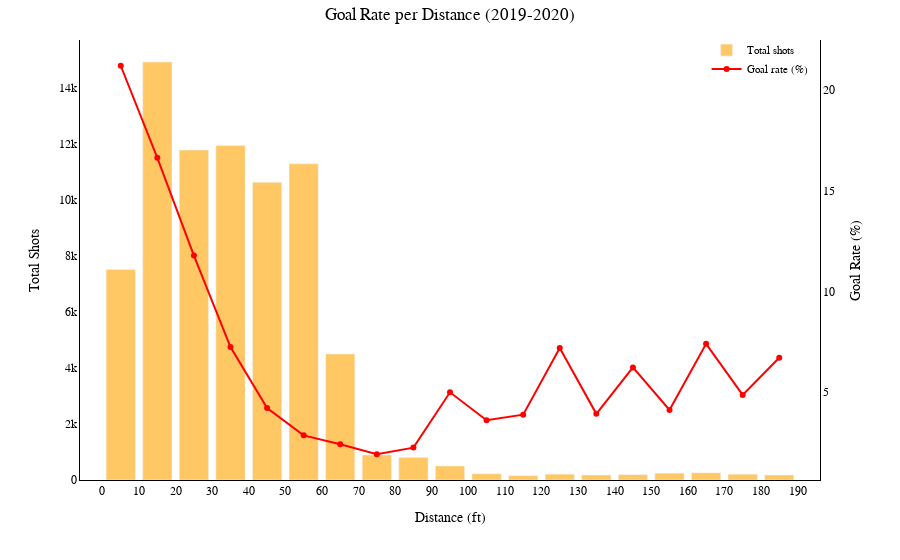

The notebook cell this image was saved under:
### Code cell
shots, rate, rate_of_shots = calculate_metrics(df_2019)

fig = go.Figure()

fig.add_trace(go.Bar(
    x=(shots.index.astype(int) + bin_size/2),  
    y=shots.values,
    name="Total shots",
    marker_color="orange",
    opacity=0.6,
    yaxis="y1"
))

fig.add_trace(go.Scatter(
    x=(rate.index.astype(int) + bin_size/2),
    y=rate.values,
    name="Goal rate (%)",
    mode="markers+lines",
    marker=dict(color="red"),
    yaxis="y2"
))


family_titles="Times New Roman"
fig.update_layout(
    plot_bgcolor="white",
    paper_bgcolor="white",
    title=dict(
    text="Goal Rate per Distance (2019-2020)",
    font=dict(size=17, family=family_titles, color="black"), 
    x=0.5,
    pad=dict(t=1)

    ),
    xaxis=dict(
        title=dict(
            text="Distance (ft)",
            font=dict(size=14, family=family_titles, color="black")
        ),
        tickfont=dict(size=12, family=family_titles, color="black"),
        showgrid=False,
        zeroline=False,      
        showline=True,       
        linecolor="black",   
        linewidth=1        
    ),
    yaxis=dict(
        title=dict(
            text="Total Shots",
            font=dict(size=14, family=family_titles, color="black")
        ),
        tickfont=dict(size=12, family=family_titles, color="black"),
        showgrid=False,
        zeroline=False,      
        showline=True,       
        linecolor="black",   
        linewidth=1        
    ),
    yaxis2=dict(
        title=dict(
            text="Goal Rate (%)",
            font=dict(size=14, family=family_titles, color="black")
        ),
        tickfont=dict(size=12, family=family_titles, color="black"),
        overlaying="y",
        side="right",
        showgrid=False,
        zeroline=False,      
        showline=True,       
        linecolor="black",   
        linewidth=1        
    ),
    legend=dict(
        x=0.99, y=1.01,              
        xanchor="right", yanchor="top",
        font=dict(size=11, family=family_titles, color="black"),
        bgcolor="rgba(255,255,255,0.5)" 
    ),
    barmode="group",
    margin=dict(t=40)
    )

fig.update_xaxes(
    tick0=0,  
    dtick=10,  
    tickmode="linear"
)

#fig.write_image("distance2019.png", scale=5)
fig.show()

### Figure 1 — Plotly figure (JSON) as saved in the notebook; plotly's stock layout.template omitted (floating-point values rounded to 4 significant figures)
{"data": [{"marker": {"color": "orange"}, "name": "Total shots", "opacity": 0.6, "type": "bar", "x": [5.0, 15.0, 25.0, 35.0, 45.0, 55.0, 65.0, 75.0, 85.0, 95.0, 105.0, 115.0, 125.0, 135.0, 145.0, 155.0, 165.0, 175.0, 185.0], "y": [7517, 14920, 11778, 11940, 10628, 11287, 4499, 896, 807, 502, 223, 155, 209, 179, 193, 244, 257, 206, 179], "yaxis": "y"}, {"marker": {"color": "red"}, "mode": "markers+lines", "name": "Goal rate (%)", "type": "scatter", "x": [5.0, 15.0, 25.0, 35.0, 45.0, 55.0, 65.0, 75.0, 85.0, 95.0, 105.0, 115.0, 125.0, 135.0, 145.0, 155.0, 165.0, 175.0, 185.0], "y": [21.22, 16.64, 11.78, 7.23, 4.2, 2.84, 2.4, 1.9, 2.23, 4.98, 3.59, 3.87, 7.18, 3.91, 6.22, 4.1, 7.39, 4.85, 6.7], "yaxis": "y2"}], "layout": {"barmode": "group", "legend": {"bgcolor": "rgba(255,255,255,0.5)", "font": {"color": "black", "family": "Times New Roman", "size": 11}, "x": 0.99, "xanchor": "right", "y": 1.01, "yanchor": "top"}, "margin": {"t": 40}, "paper_bgcolor": "white", "plot_bgcolor": "white", "title": {"font": {"color": "black", "family": "Times New Roman", "size": 17}, "pad": {"t": 1}, "text": "Goal Rate per Distance (2019-2020)", "x": 0.5}, "xaxis": {"dtick": 10, "linecolor": "black", "linewidth": 1, "showgrid": false, "showline": true, "tick0": 0, "tickfont": {"color": "black", "family": "Times New Roman", "size": 12}, "tickmode": "linear", "title": {"font": {"color": "black", "family": "Times New Roman", "size": 14}, "text": "Distance (ft)"}, "zeroline": false}, "yaxis": {"linecolor": "black", "linewidth": 1, "showgrid": false, "showline": true, "tickfont": {"color": "black", "family": "Times New Roman", "size": 12}, "title": {"font": {"color": "black", "family": "Times New Roman", "size": 14}, "text": "Total Shots"}, "zeroline": false}, "yaxis2": {"linecolor": "black", "linewidth": 1, "overlaying": "y", "showgrid": false, "showline": true, "side": "right", "tickfont": {"color": "black", "family": "Times New Roman", "size": 12}, "title": {"font": {"color": "black", "family": "Times New Roman", "size": 14}, "text": "Goal Rate (%)"}, "zeroline": false}}}
